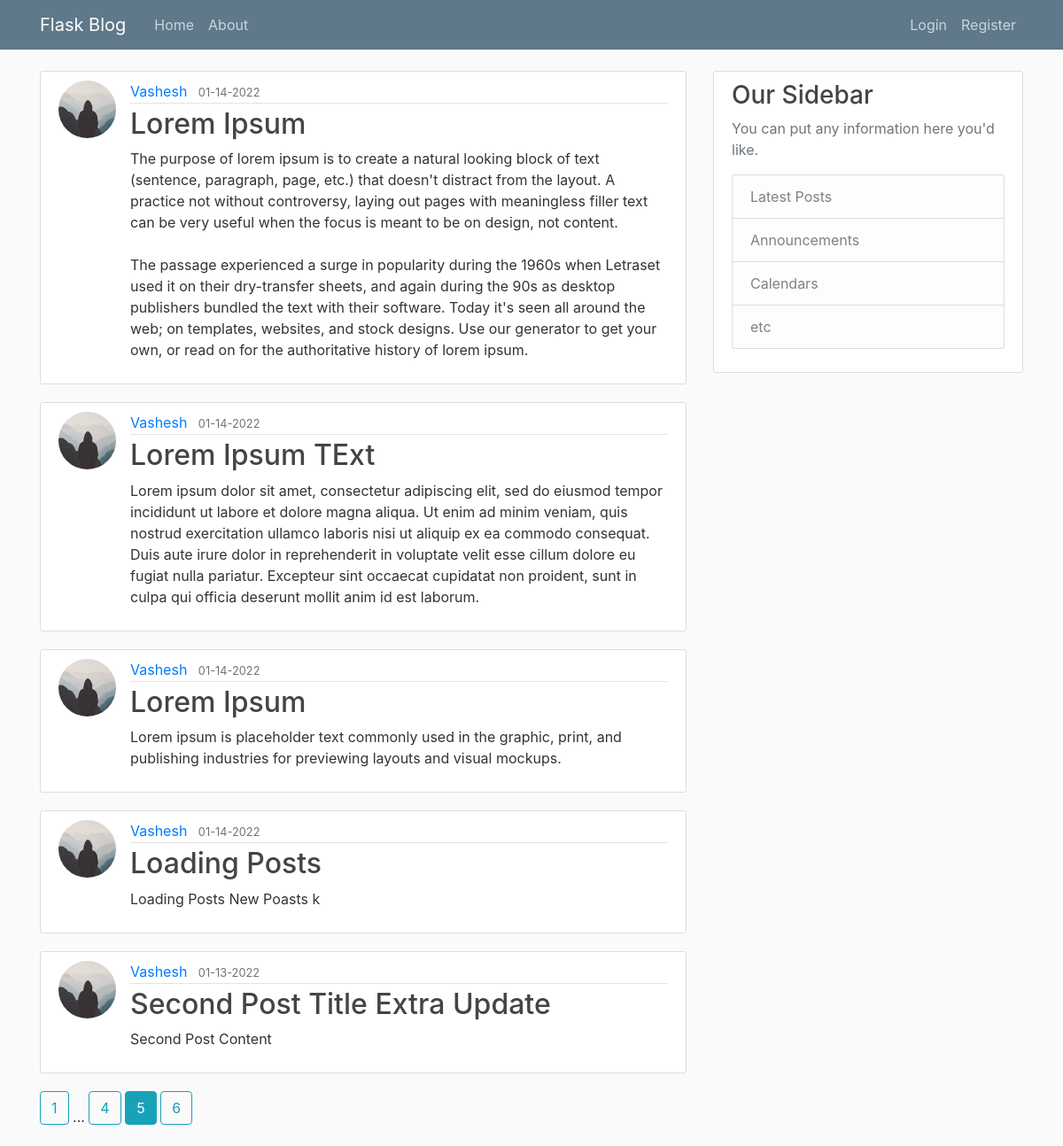
/home?page=5, run on the app's committed database.
### flask_blog/models.py (models this page shows, shortened)
class Post(db.Model):
    id = db.Column(db.Integer, primary_key=True)
    title = db.Column(db.String(100), nullable=False)
    content = db.Column(db.Text, nullable=False)
    date_posted = db.Column(db.DateTime, nullable=False, default=datetime.utcnow)
    user_id = db.Column(db.Integer, db.ForeignKey('user.id'), nullable=False)

class User(db.Model, UserMixin):
    id = db.Column(db.Integer, primary_key=True)
    username = db.Column(db.String(20), unique=True, nullable=False)
    email = db.Column(db.String(120), unique=True, nullable=False)
    image_file = db.Column(db.String(20), nullable=False, default='default.jpg')
    password = db.Column(db.String(60), nullable=False)
    posts = db.relationship('Post', backref="author", lazy=True)

### flask_blog/main/routes.py (the view)
@main.route("/")
@main.route("/home")
def home():
    page = request.args.get('page', 1, type=int)
    posts = Post.query.order_by(Post.date_posted.desc()).paginate(per_page=5, page=page)
    return render_template('home.html', posts=posts)

### flask_blog/templates/home.html
{% extends "layout.html" %}
{% block content %}
    {% for post in posts.items %}
        <article class="media content-section">
            <img class="rounded-circle article-img" src="{{ url_for('static', filename='profile_pics/' + post.author.image_file) }}">
          <div class="media-body">
            <div class="article-metadata">
              <a class="mr-2" href=" {{ url_for('users.user_posts', username=post.author.username) }} ">{{ post.author.username }}</a>
              <small class="text-muted">{{ post.date_posted.strftime("%m-%d-%Y") }}</small>
            </div>
            <h2><a class="article-title" href="{{ url_for('posts.post', post_id=post.id) }}">{{ post.title }}</a></h2>
            <p class="article-content">{{ post.content }}</p>
          </div>
        </article>
    {% endfor %}
    {% for page_num in posts.iter_pages(left_edge=1, right_edge=1, left_current=1, right_current=2) %}
    {% if page_num %}
        {% if posts.page == page_num %}
        <a class="btn btn-info mb-4" href="{{url_for('main.home', page=page_num)}}">{{ page_num }}</a>
        {% else %}
        <a class="btn btn-outline-info mb-4" href="{{url_for('main.home', page=page_num)}}">{{ page_num }}</a>
        {% endif %}
    {% else %}
    ...
    {% endif %}
    {% endfor %}
{% endblock content %}

### flask_blog/static/main.css (style rules this page uses)
body { background: #fafafa; color: #333333; margin-top: 5rem; }
h1, h2, h3, h4, h5, h6 { color: #444444; }
.content-section { background: #ffffff; padding: 10px 20px; border: 1px solid #dddddd; border-radius: 3px; margin-bottom: 20px; }
.article-title { color: #444444; }
.article-content { white-space: pre-line; }
.article-img { height: 65px; width: 65px; margin-right: 16px; }
.article-metadata { padding-bottom: 1px; margin-bottom: 4px; border-bottom: 1px solid #e3e3e3 }

### data on the page
Post: image_file (placeholder picture), author.username "Vashesh", date_posted "01-14-2022", title "Lorem Ipsum", content "The purpose of lorem ipsum is to create a natural looking block of text (sentence, paragraph, page, etc.) that doesn't distract from the layout. A practice not without controversy, laying out pages with meaningless filler text can be very useful when the focus is meant to be on design, not content. The passage experienced a surge in popularity during the 1960s when Letraset used it on their dry-transfer sheets, and again during the 90s as desktop publishers bundled the text with their software. Today it's seen all around the web; on templates, websites, and stock designs. Use our generator to get your own, or read on for the authoritative history of lorem ipsum."
Post: image_file (placeholder picture), author.username "Vashesh", date_posted "01-14-2022", title "Lorem Ipsum TExt", content "Lorem ipsum dolor sit amet, consectetur adipiscing elit, sed do eiusmod tempor incididunt ut labore et dolore magna aliqua. Ut enim ad minim veniam, quis nostrud exercitation ullamco laboris nisi ut aliquip ex ea commodo consequat. Duis aute irure dolor in reprehenderit in voluptate velit esse cillum dolore eu fugiat nulla pariatur. Excepteur sint occaecat cupidatat non proident, sunt in culpa qui officia deserunt mollit anim id est laborum."
Post: image_file (placeholder picture), author.username "Vashesh", date_posted "01-14-2022", title "Lorem Ipsum", content "Lorem ipsum is placeholder text commonly used in the graphic, print, and publishing industries for previewing layouts and visual mockups."
Post: image_file (placeholder picture), author.username "Vashesh", date_posted "01-14-2022", title "Loading Posts", content "Loading Posts New Poasts k"
Post: image_file (placeholder picture), author.username "Vashesh", date_posted "01-13-2022", title "Second Post Title Extra Update", content "Second Post Content"

### other printed values
{{ page_num }} "1" "4" "6"
{{ page_num }} "5"
